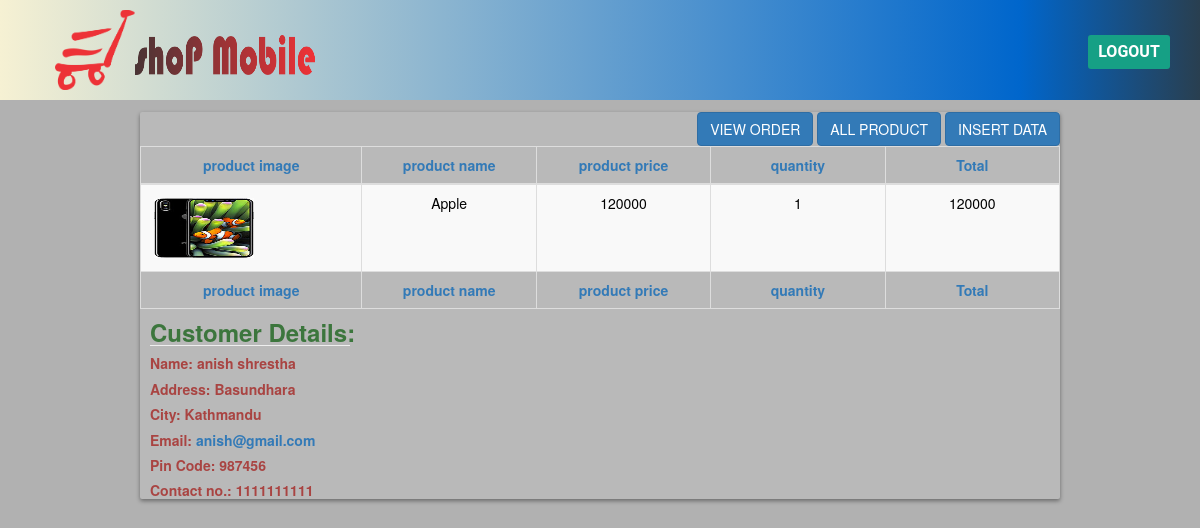
Page /admin/display_order_1.php?id=3 (signed in) on the committed database.
### tables this page shows
CREATE TABLE `confirm_order_product` (
  `id` int(11) NOT NULL,
  `order_id` varchar(10) NOT NULL,
  `pname` varchar(150) NOT NULL,
  `price` int(11) NOT NULL,
  `quantity` int(11) NOT NULL,
  `image` varchar(500) NOT NULL,
  `total` varchar(10) NOT NULL
);

CREATE TABLE `confirm_order_address` (
  `id` int(11) NOT NULL,
  `firstname` varchar(50) NOT NULL,
  `lastname` varchar(50) NOT NULL,
  `email` varchar(50) NOT NULL,
  `address` varchar(1000) NOT NULL,
  `city` varchar(50) NOT NULL,
  `pincode` varchar(10) NOT NULL,
  `contactno` varchar(10) NOT NULL
);

### admin/display_order_1.php (the view, shortened to what this page needs)
<?php
	include "admindbcon.php";
	$id = $_GET['id'];
?>
<!DOCTYPE html>
<html>
<head>
<link rel="stylesheet" type="text/css" href="admin.css">
<link rel="stylesheet" type="text/css" href="style.css">
<link rel="stylesheet" type="text/css" href="assets/css/bootstrap.min.css">
</head>
<body style="background-color: rgba(177,177,177,1.00)">
	<?php include "header.php" ?>
	<div id="displayHome">
			<div align="right">
				<a href="display_order.php"><button type="button" class="btn btn-primary">VIEW ORDER</button></a>
				<a href="productdisplay.php"><button type="button" class="btn btn-primary">ALL PRODUCT</button></a>
				<a href="home.php"><button type="button" class="btn btn-primary">INSERT DATA</button></a>
			</div>
			<table class='table table-striped table-bordered table-hover'>
			<thead>
				<tr class='text-primary'>
					<th width='120px'><center>product image</center></th>
					<th width='100px'><center>product name</center></th>
					<th width='50px'><center>product price</center></th>
					<th width='100px'><center>quantity</center></th>
					<th width='70px'><center>Total</center></th>
				</tr>
			</thead>
			<tfoot>
				<tr class='text-primary'>
					<th width='120px'><center>product image</center></th>
					<th width='100px'><center>product name</center></th>
					<th width='50px'><center>product price</center></th>
					<th width='100px'><center>quantity</center></th>
					<th width='70px'><center>Total</center></th>
				</tr>
			</tfoot>
			<?php
			$db = mysqli_connect("localhost","root","","admin");
			$res = mysqli_query($db,"SELECT * FROM confirm_order_product WHERE order_id=$id");
			while($row = mysqli_fetch_assoc($res))
			{
			?>
			<tbody>
				<tr>
					<td width='120px'><img src="image/<?php echo $row['image']; ?>" height="60" width="100"></center></td>
					<td><center><?php echo $row["pname"] ?></center></td>
					<td width='100px'><center><?php echo $row["price"] ?></center></td>
					<td width='50px'><center><?php echo $row["quantity"] ?></center></td>
					<td width='100px'><center><?php echo $row["total"] ?></center></td>
				</tr>
				<?php
				}
				?>
			</tbody>
			</table>
			<div style="margin-left: 10px; margin-top: -10px; ">
				<?php
					$res = mysqli_query($link,"SELECT * FROM confirm_order_address WHERE id=$id");
					$row = mysqli_fetch_array($res);
				?>
				<p><h3 class="text text-success"  style="font-weight: bold;">Customer Details:</h3></p>
				<hr style="margin-top: -10px; margin-bottom: -10px; width: 200px; height: 10px; " align="left">
				<div class="text text-danger" style="font-weight: bold;">
					<p><h5 style="font-weight: bold;">Name: <?php echo $row['firstname']." ".$row['lastname'] ?></h5></p>
					<p><h5 style="font-weight: bold;">Address: <?php echo $row['address']?></h5></p>
					<p><h5 style="font-weight: bold;">City: <?php echo $row['city']?></h5></p>
					<p><h5 style="font-weight: bold;">Email: <a href="mailto:<?php echo $row['email'] ?>?Subject=Order delivery...&body=Dear Customer,%0D%0AYour%20order%20deliver%20within%202%20days....%0D%0A %0D%0AThank you."><?php echo $row['email'] ?></a></h5></p>
					<p><h5 style="font-weight: bold;">Pin Code: <?php echo $row['pincode']?></h5></p>
					<p><h5 style="font-weight: bold;">Contact no.: <?php echo $row['contactno']?></h5></p>
				</div>
			</div>
	</div>
</body>
</html>

### admin/admin.css (style rules this page uses)
body { margin: 0px; padding: 0px; font-size: 16px; color: #AF7979; font-family: 'Roboto', sans-serif; font-weight: 300; background-color: rgba(177,177,177,1.00) }
#displayHome { position: relative; margin: 1% auto; width: 920px; background-color: rgba(255,255,255,0.1); color: black; border-radius: 2px; box-shadow: 0 2px 4px rgba(0, 0, 0, 0.4); }
img { max-width:180px; position: hidden; }

### admin/style.css (style rules this page uses)
img { float: left; margin: 5px; width: 100px; height: 60px; }
th { text-align: center; }

### rows in the picture
confirm_order_product: image (picture), pname "Apple", price "120000", quantity "1", total "120000"
confirm_order_address: firstname "anish", lastname "shrestha", address "Basundhara", city "Kathmandu", email "anish@gmail.com", pincode "987456", contactno "1111111111"
